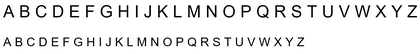
%> input picture textMultipleSize3.PNG, 420 x 54 px, shrunk from 1826 x 236 before the run; the run also reads 1 picture not shown here
$ octave TexteBraille.m   (GNU Octave 9; MATLAB toolbox functions it lacks are replaced by stand-ins)
%> lines starting %> are read from the running program, lines starting %| are printed output that depends on the picture; in (x1, y1, x2, y2) boxes, pixels count from 0 and x2, y2 are one past the last pixel; in counts of white or black regions, pixels touching at a corner belong together; the program's own positions count from 1
clear all; close all; clc;

I = double(imread('textMultipleSize3.PNG'));
%> I: size 54x420x3 double; min 0, max 255, mean 234.2; mean of the top-left, top-right, bottom-left and bottom-right quarters 227.7, 228.4, 234.4, 246.5

Ibw = ~im2bw(I);
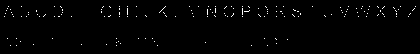
%> Ibw: size 54x420 logical; 1% white in thin lines or dots, all inside (x1, y1, x2, y2) = (4, 6, 416, 46)
imshow(Ibw);

CC = bwconncomp(Ibw);
%> CC = 153 connected components
L = labelmatrix(CC);
%> L: size 54x420 uint8; 154 distinct labels, from 0 to 153
RGB = label2rgb(L);
figure, imshow(RGB);


stats = regionprops(Ibw);
%> stats = 153 regions; largest, box (x1, y1, x2, y2), Area and Centroid: (127, 8, 128, 15) 7 [128 12], (159, 6, 166, 13) 7 [163 10], (242, 8, 243, 15) 7 [243 12], (207, 9, 208, 15) 6 [208 12.5], (244, 10, 250, 12) 6 [247.5 11.8]
rg = regionprops(Ibw,'PixelIdxList','Centroid');
%> rg = 153 regions; first 5, Centroid: [5 17], [6 14], [7 11], [8 9], [8 39]

centroids = cat(1, stats.Centroid);
%> centroids = 153 rows, first 12: [5 17; 6 14; 7 11; 8 9; 8 39; 9 7; 11 10; 11 46; 12 13; 13 15; 14 17; 17 39]

hold on
for i = 1:length(rg)
    cc = rg(i).Centroid;
    text(cc(1),cc(2),['',num2str(i)],'Color','b','FontSize',9)
end
%> this loop made 153 passes
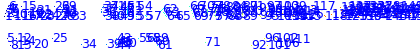
%> figure redrawn from the program's plot data


hold off

%%
aire=cat(1,stats.Area);
%> aire = 153 values, max 7 at index 52, min 1 at index 1, mean 1.52
perimeterStruct=regionprops(Ibw,'Perimeter');
%> perimeterStruct = 153 regions; first 5, Perimeter: 0, 0, 0, 0, 0
perimeter = cell2mat(struct2cell(perimeterStruct));
%> perimeter = 153 values, max 16.87 at index 62, min 0 at index 1, mean 1.24

majoraxisStruct=regionprops(Ibw,'MajorAxisLength');
%> majoraxisStruct = 153 regions; first 5, MajorAxisLength: 1.15, 1.15, 1.15, 1.15, 1.15
majoraxis = cell2mat(struct2cell(majoraxisStruct));
%> majoraxis = 153 values, max 11.37 at index 62, min 1.15 at index 1, mean 1.93

minoraxisStruct=regionprops(Ibw,'MinorAxisLength');
%> minoraxisStruct = 153 items; first 5, MinorAxisLength: 1.15, 1.15, 1.15, 1.15, 1.15
minoraxis = cell2mat(struct2cell(minoraxisStruct));
%> minoraxis = 153 values, max 1.61 at index 90, min 1.15 at index 62, mean 1.16

boundingboxStruct=regionprops(Ibw,'BoundingBox');
%> boundingboxStruct = 153 regions; largest, box (x1, y1, x2, y2): (159, 6, 166, 13), (231, 13, 234, 17), (244, 10, 250, 12), (43, 14, 46, 17), (224, 6, 227, 9)
boundingboxtmp = struct2cell(boundingboxStruct);
%> boundingboxtmp = 153 items

[x y]=size(aire);
%> x = 153; y = 1
boundingbox=zeros(1,x);
for i=1:x
    tmp = cell2mat(boundingboxtmp(i));
    boundingbox(i)=tmp(3)*tmp(4);
end
%> this loop made 153 passes
%> tmp on passes 1 to 3: [4.5 16.5 1 1], [5.5 13.5 1 1], [6.5 10.5 1 1]
%> after the loop, boundingbox = 153 values, max 49 at index 62, min 1 at index 1, mean 2.39

figure;
plot(aire,'*','MarkerSize',5);
hold on
plot(perimeter,'*','MarkerSize',5);
plot(minoraxis,'*','MarkerSize',5);
plot(majoraxis,'*','MarkerSize',5);
plot(minoraxis,'*','MarkerSize',5);
plot(boundingbox,'*','MarkerSize',5);
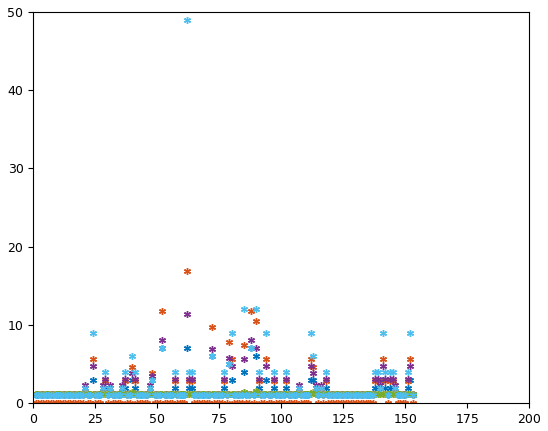
%> figure redrawn from the program's plot data; highest point at x = 52, y = 7; highest point at x = 62, y = 16.87; highest point at x = 90, y = 1.61; highest point at x = 62, y = 11.37
hold off

%% Normalize
for i=1:size(aire)
    perimeter(i)=perimeter(i)/boundingbox(i);
    minoraxis(i)=minoraxis(i)/boundingbox(i);
    majoraxis(i)=majoraxis(i)/boundingbox(i);
    aire(i)=aire(i)/boundingbox(i);
end
%> after the loop, aire = 153 values, max 1 at index 1, min 0.143 at index 62, mean 0.899; majoraxis = 153 values, max 1.15 at index 52, min 0.232 at index 62, mean 1.07; minoraxis = 153 values, max 1.15 at index 1, min 0.0236 at index 62, mean 0.917; perimeter = 153 values, max 1.68 at index 52, min 0 at index 1, mean 0.24

figure;
plot(aire,aire,'*','MarkerSize',5);
hold on
plot(aire,perimeter,'*','MarkerSize',5);
plot(aire,minoraxis,'*','MarkerSize',5);
plot(aire,majoraxis,'*','MarkerSize',5);


hold off

%%
clear all; close all; clc
I = double(imread('alpha.PNG'));
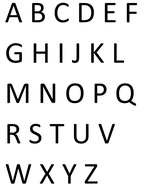
%> input picture alpha.PNG, 146 x 187 px, shrunk from 634 x 814 before the run
%> I: size 187x146x3 double; min 0, max 255, mean 228.4; mean of the top-left, top-right, bottom-left and bottom-right quarters 224, 228.8, 223.5, 237.2

Ibw = ~im2bw(I);
%> Ibw: size 187x146 logical; 4.1% white in thin lines or dots, all inside (x1, y1, x2, y2) = (6, 3, 136, 183)
imshow(Ibw);
BW3 = bwmorph(Ibw,'skel',inf);
figure
imshow(BW3)

BW2 = bwmorph(BW3,'branchpoints');
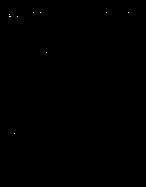
%> BW2: size 187x146 logical; 0.04% white in thin lines or dots, all inside (x1, y1, x2, y2) = (9, 12, 129, 134)
figure
imshow(BW2)

%%
clear all; close all; clc
moti=im2bw(double(imread('alpha.png')));
img=double(im2bw(imread('alphabet\alphabet_1.PNG')));
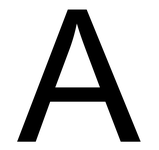
%> input picture Alphabet/alphabet_1.PNG, 159 x 150 px, shrunk from 690 x 650 before the run
%> img: size 150x159 double; values 0 (black) and 1 (white), 77.8% white; 1 black region, box (x1, y1, x2, y2) and area: (17, 10, 140, 142) 5288
figure;
subplot(1,2,1);imshow(moti,[]);title('Motif');axis on; colorbar;
subplot(1,2,2);imshow(img,[]);title('Image');axis on;colorbar;

[L, C]=size(img);
%> L = 150; C = 159
[Lm, Cm]=size(moti);
%> Lm = 187; Cm = 146
correlation=zeros(L-Lm+1, C-Cm+1);
for k=1:L-Lm+1
    for l=1:C-Cm+1
        ImExt=img(k:k+Lm-1,l:l+Cm-1);
        correlation(k,l)=sum(sum(moti.*ImExt));
    end
end

[maxL,maxC] =find(correlation == max(max(correlation)));
%> maxL = []; maxC = []
% Le maximum se trouve aux coordonn閑s maxL et maxC, dans ce cas maxC=12 et
% maxL=14
figure;
subplot(2,2,1);imshow(moti,[]);title('Motif');colorbar;axis on;
subplot(2,2,2);imshow(img,[]);title('Image');colorbar;axis on;
hold on;
plot(maxC+2,maxL+2,'r*')
hold off;
subplot(2,2,3.5);imshow(correlation,[]);title('Correlation');colorbar;axis on;
%> (this line was passed over: imshow is not available in this run)
hold on;
plot(maxC,maxL,'r*')
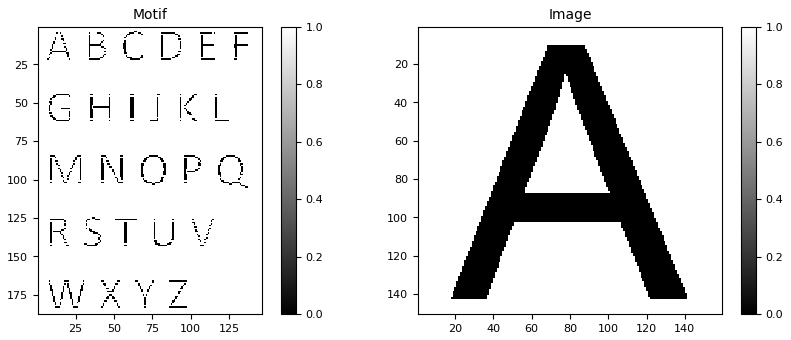
%> figure redrawn from the program's plot data, 2 panels
hold off;

%%
clear all; close all; clc
i1=double((imread('alphabet.PNG')))/255;
m=double(imread('alphabet\alphabet_1.PNG'))/255;
%> m: size 150x159x3 double; min 0, max 1, mean 0.78

%> (the run ends here)
